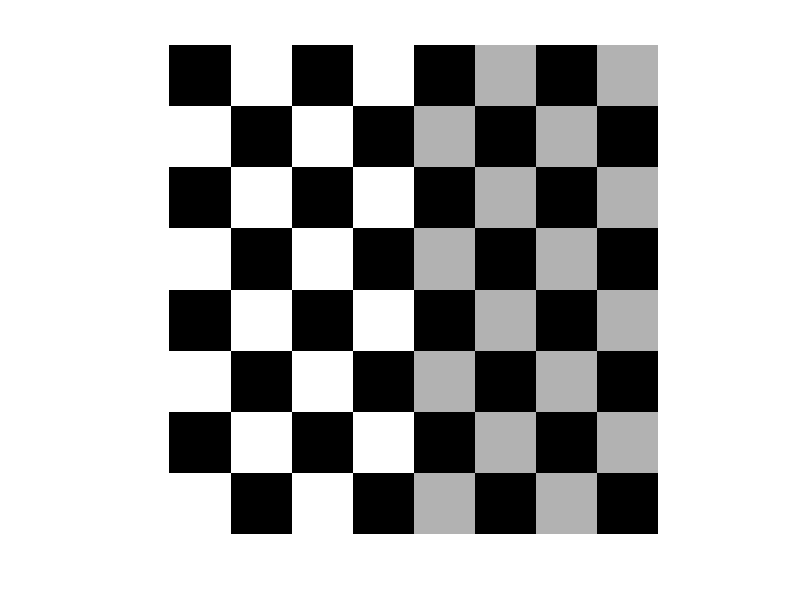

The MATLAB source for this figure:
%with all three parameters
J = checkerboard(30);
%By default
%J=checkerboard(30, 5, 6);
%to store image reference
%J_ref = imref2d(size(J));
%.............
%background = zeros(150); %create bg blck
%imshowpair(J,J_ref,background,imref2d(size(background)))
%J = checkerboard(50, 5, 10);
%.....................
%nrows = size(J,3);
%ncols = size(J,5);
%fill = 0.3;

figure
imshow(J)